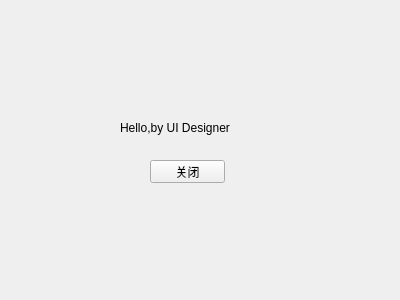
<?xml version="1.0" encoding="UTF-8"?>
<ui version="4.0">
 <class>FormHello</class>
 <widget class="QWidget" name="FormHello">
  <property name="geometry">
   <rect>
    <x>0</x>
    <y>0</y>
    <width>400</width>
    <height>300</height>
   </rect>
  </property>
  <property name="windowTitle">
   <string>Form</string>
  </property>
  <widget class="QPushButton" name="btnClose">
   <property name="geometry">
    <rect>
     <x>150</x>
     <y>160</y>
     <width>75</width>
     <height>23</height>
    </rect>
   </property>
   <property name="text">
    <string>关闭</string>
   </property>
  </widget>
  <widget class="QLabel" name="labelHello">
   <property name="geometry">
    <rect>
     <x>120</x>
     <y>120</y>
     <width>141</width>
     <height>16</height>
    </rect>
   </property>
   <property name="text">
    <string>Hello,by UI Designer</string>
   </property>
  </widget>
 </widget>
 <resources/>
 <connections/>
</ui>
